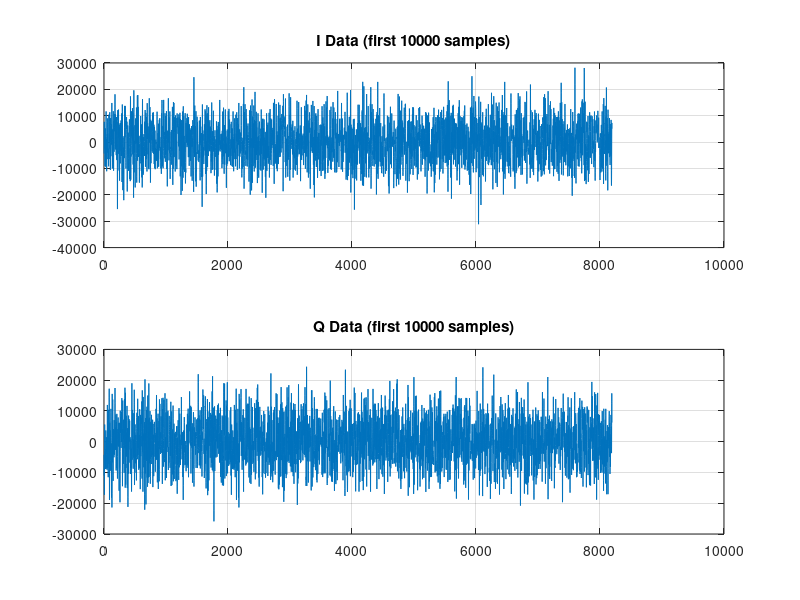
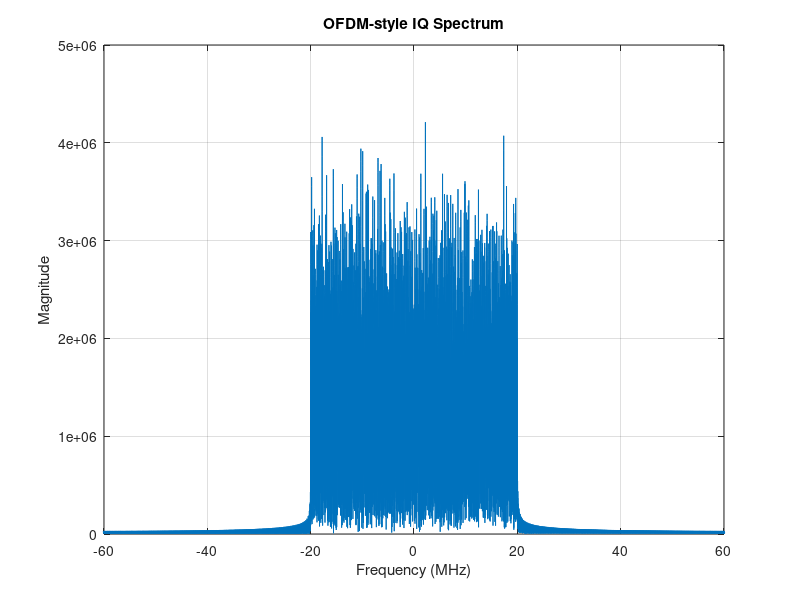

MATLAB code to generate these figures, in order:
clc; clear; close all;

%% =========================
%  参数设置
%% =========================
rng(1);                        % 固定随机种子，便于复现

fs         = 122.88e6;         % 采样率
target_bw  = 40e6;             % 目标带宽（约10MHz）
Nfft       = 2048;             % OFDM IFFT点数
cp_len     = 144;              % 循环前缀长度
num_sym    = 4;              % OFDM符号个数
M          = 4;                % QPSK: M=4

% 子载波间隔
scs = fs / Nfft;               % Hz
fprintf('子载波间隔 = %.2f kHz\n', scs/1e3);

% 根据目标带宽决定使用的子载波数
used_sc = floor(target_bw / scs);   
used_sc = 2 * floor(used_sc / 2);   % 调整为偶数，便于左右对称分配

actual_bw = used_sc * scs;
fprintf('使用子载波数 = %d\n', used_sc);
fprintf('实际占用带宽 = %.3f MHz\n', actual_bw/1e6);

%% =========================
%  生成QPSK调制符号
%% =========================
% QPSK星座图：单位平均功率
qpsk_table = [1+1j; -1+1j; -1-1j; 1-1j] / sqrt(2);

% 随机生成 [0,1,2,3]
data_idx = randi([0 M-1], used_sc, num_sym);

% 映射成QPSK复数符号
data_sym = qpsk_table(data_idx + 1);

%% =========================
%  逐个OFDM符号构造频域并做IFFT
%% =========================
ofdm_stream = [];

center_bin = Nfft/2 + 1;       % fftshift后直流所在位置
half_sc    = used_sc / 2;

for n = 1:num_sym
    
    % 频域中心对齐表示：左边负频，右边正频，中间是DC
    Xc = zeros(Nfft, 1);
    
    % 负频部分：放在 DC 左边
    Xc(center_bin - half_sc : center_bin - 1) = data_sym(1:half_sc, n);
    
    % 正频部分：放在 DC 右边
    Xc(center_bin + 1 : center_bin + half_sc) = data_sym(half_sc+1:end, n);
    
    % 转成ifft输入顺序
    X = ifftshift(Xc);
    
    % IFFT 生成时域 OFDM 信号
    x = ifft(X, Nfft);
    
    % 可选归一化，避免不同参数下功率变化太大
    x = x * sqrt(Nfft / used_sc);
    
    % 加循环前缀
    x_cp = [x(end-cp_len+1:end); x];
    
    % 拼接到连续输出流
    ofdm_stream = [ofdm_stream; x_cp];
end

%% =========================
%  量化到 int16（I/Q都是有符号数）
%% =========================
% 统一缩放，I/Q使用同一个缩放系数
peak_val = max([max(abs(real(ofdm_stream))), max(abs(imag(ofdm_stream)))]);

% 留5%余量，防止满幅
scale = 0.95 * 32767 / peak_val;

I = round(real(ofdm_stream) * scale);
Q = round(imag(ofdm_stream) * scale);

% 饱和裁剪
I(I >  32767) =  32767;
I(I < -32768) = -32768;
Q(Q >  32767) =  32767;
Q(Q < -32768) = -32768;

% 转为 int16
I_i16 = int16(I);
Q_i16 = int16(Q);

%% =========================
%  打包为32bit：高16bit=Q，低16bit=I
%% =========================
% 转为补码形式的 uint16
I_u16 = typecast(I_i16(:), 'uint16');
Q_u16 = typecast(Q_i16(:), 'uint16');

% 打包： [31:16]=Q, [15:0]=I
packed_u32 = bitor(uint32(I_u16), bitshift(uint32(Q_u16), 16));

%% =========================
%  输出文件
%% =========================

% 1) 输出32bit十六进制，每行一个样点
fid = fopen('IQ_Data.mem', 'w');
for k = 1:length(packed_u32)
    fprintf(fid, '%08X\n', packed_u32(k));
end
fclose(fid);

fprintf('已生成文件：IQ_Data.mem\n');
fprintf('总输出点数 = %d\n', length(packed_u32));

%% =========================
%  简单显示前10个数据
%% =========================
disp('前10个32bit十六进制输出：');
for k = 1:10
    fprintf('%08X\n', packed_u32(k));
end

%% =========================
%  画图检查
%% =========================

% 时域I/Q
figure;
subplot(2,1,1);
plot(double(I_i16(1:8192)));
title('I Data (first 10000 samples)');
grid on;

subplot(2,1,2);
plot(double(Q_i16(1:8192)));
title('Q Data (first 10000 samples)');
grid on;

% 频谱
Nplot = 8192;
sig_plot = double(I_i16(1:Nplot)) + 1j*double(Q_i16(1:Nplot));
S = fftshift(fft(sig_plot, 65536));
f = (-32768:32767) * (fs / 65536) / 1e6;

figure;
plot(f, abs(S));
xlabel('Frequency (MHz)');
ylabel('Magnitude');
title('OFDM-style IQ Spectrum');
grid on;
xlim([-60 60]);
